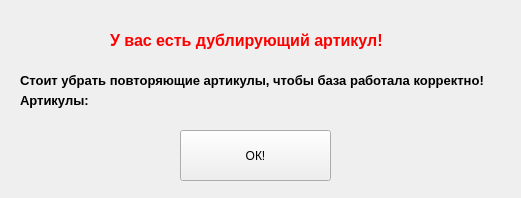
<?xml version="1.0" encoding="UTF-8"?>
<ui version="4.0">
 <class>Form</class>
 <widget class="QWidget" name="Form">
  <property name="geometry">
   <rect>
    <x>0</x>
    <y>0</y>
    <width>521</width>
    <height>198</height>
   </rect>
  </property>
  <property name="windowTitle">
   <string>ВНИМАНИЕ!</string>
  </property>
  <property name="styleSheet">
   <string notr="true"/>
  </property>
  <widget class="QLabel" name="label">
   <property name="geometry">
    <rect>
     <x>110</x>
     <y>0</y>
     <width>361</width>
     <height>81</height>
    </rect>
   </property>
   <property name="font">
    <font>
     <pointsize>12</pointsize>
     <weight>75</weight>
     <bold>true</bold>
     <underline>false</underline>
     <strikeout>false</strikeout>
     <kerning>true</kerning>
    </font>
   </property>
   <property name="styleSheet">
    <string notr="true">color: rgb(255, 0, 0);</string>
   </property>
   <property name="text">
    <string>У вас есть дублирующий артикул!</string>
   </property>
  </widget>
  <widget class="QPushButton" name="pushButton">
   <property name="geometry">
    <rect>
     <x>180</x>
     <y>130</y>
     <width>151</width>
     <height>51</height>
    </rect>
   </property>
   <property name="font">
    <font>
     <pointsize>9</pointsize>
    </font>
   </property>
   <property name="styleSheet">
    <string notr="true"/>
   </property>
   <property name="text">
    <string>ОК!</string>
   </property>
  </widget>
  <widget class="QLabel" name="label_3">
   <property name="geometry">
    <rect>
     <x>20</x>
     <y>40</y>
     <width>511</width>
     <height>81</height>
    </rect>
   </property>
   <property name="font">
    <font>
     <pointsize>10</pointsize>
     <weight>75</weight>
     <bold>true</bold>
     <underline>false</underline>
     <strikeout>false</strikeout>
     <kerning>true</kerning>
    </font>
   </property>
   <property name="text">
    <string>Стоит убрать повторяющие артикулы, чтобы база работала корректно!</string>
   </property>
  </widget>
  <widget class="QLabel" name="label_4">
   <property name="geometry">
    <rect>
     <x>20</x>
     <y>60</y>
     <width>511</width>
     <height>81</height>
    </rect>
   </property>
   <property name="font">
    <font>
     <pointsize>10</pointsize>
     <weight>75</weight>
     <bold>true</bold>
     <underline>false</underline>
     <strikeout>false</strikeout>
     <kerning>true</kerning>
    </font>
   </property>
   <property name="text">
    <string>Артикулы: </string>
   </property>
  </widget>
 </widget>
 <resources/>
 <connections/>
</ui>
